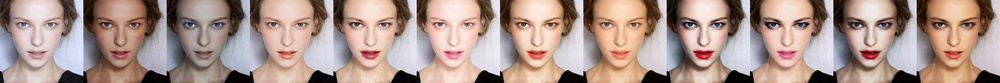
#> input picture result.jpg, 1000 x 83 px, shrunk from 3072 x 256 before the run
$ python split.py
#> lines starting #> are read from the running program, lines starting #| are printed output that depends on the picture
from PIL import Image
import os
import glob
import argparse
import numpy as np
import time

parser = argparse.ArgumentParser()
parser.add_argument('--type_num', type=int, default=0, help='type_num')
args = parser.parse_args()
n=0

while n<20:
    try:
        im=Image.open('./result.jpg')
#> im is the input picture: PIL image 1000x83 RGB; mean R, G, B 171.7, 149.1, 140.7
        makeups = glob.glob(os.path.join('imgs', 'makeup', '*.*'))
        num=len(makeups)+1
        img_size=int(im.size[0]/num)
#> img_size = 250
        im1 = im.crop((args.type_num*img_size,0, (args.type_num+1)*img_size, img_size))
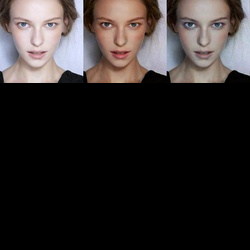
#> im1: PIL image 250x250 RGB; mean R, G, B 49.2, 44.1, 43.4
        im1.show()


        #wait click ok

        # im1.save('cut.jpg')
        break


    except:
        print('圖片製作中')
        n+=1

        time.sleep(1)
